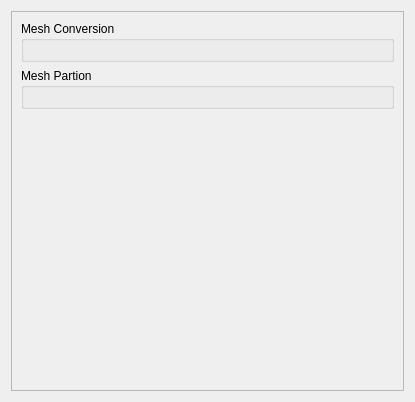
<?xml version="1.0" encoding="UTF-8"?>
<ui version="4.0">
 <class>MeshProcessWidget</class>
 <widget class="QWidget" name="MeshProcessWidget">
  <property name="geometry">
   <rect>
    <x>0</x>
    <y>0</y>
    <width>415</width>
    <height>402</height>
   </rect>
  </property>
  <property name="windowTitle">
   <string>Form</string>
  </property>
  <layout class="QGridLayout" name="gridLayout_2">
   <item row="0" column="0">
    <widget class="QScrollArea" name="scrollArea">
     <property name="widgetResizable">
      <bool>true</bool>
     </property>
     <widget class="QWidget" name="scrollAreaWidgetContents">
      <property name="geometry">
       <rect>
        <x>0</x>
        <y>0</y>
        <width>391</width>
        <height>378</height>
       </rect>
      </property>
      <layout class="QGridLayout" name="gridLayout">
       <item row="1" column="0" colspan="2">
        <widget class="QGroupBox" name="_gBoxmMeshConversion">
         <property name="title">
          <string>Mesh Conversion</string>
         </property>
         <layout class="QGridLayout" name="gridLayout_4">
          <item row="0" column="0">
           <layout class="QVBoxLayout" name="verticalLayout_2"/>
          </item>
         </layout>
        </widget>
       </item>
       <item row="2" column="0" colspan="2">
        <widget class="QGroupBox" name="_gBoxMeshPartion">
         <property name="title">
          <string>Mesh Partion</string>
         </property>
         <layout class="QGridLayout" name="gridLayout_3">
          <item row="0" column="0">
           <layout class="QVBoxLayout" name="verticalLayout_1"/>
          </item>
         </layout>
        </widget>
       </item>
       <item row="0" column="0">
        <layout class="QVBoxLayout" name="verticalLayout"/>
       </item>
       <item row="3" column="0">
        <spacer name="verticalSpacer">
         <property name="orientation">
          <enum>Qt::Vertical</enum>
         </property>
         <property name="sizeHint" stdset="0">
          <size>
           <width>20</width>
           <height>40</height>
          </size>
         </property>
        </spacer>
       </item>
      </layout>
     </widget>
    </widget>
   </item>
  </layout>
 </widget>
 <resources/>
 <connections/>
</ui>
